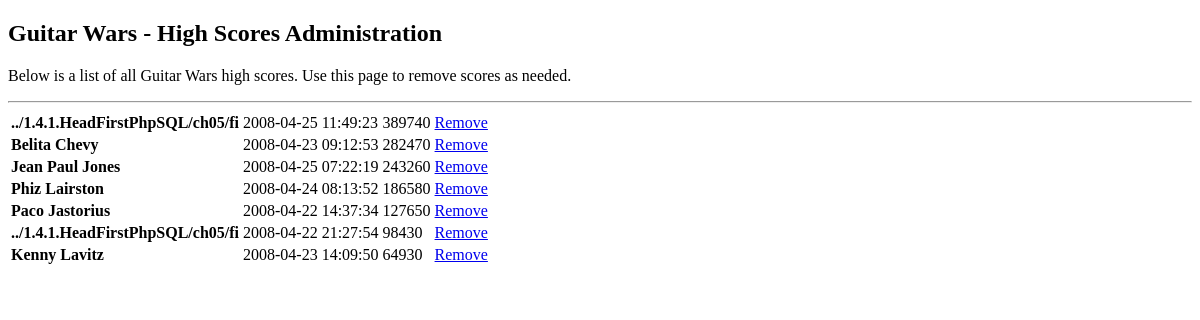
The app's page /guitarwars/admin.php with its own data.
### tables this page shows
CREATE TABLE `guitarwars` (
  `id` INT AUTO_INCREMENT,
  `date` TIMESTAMP DEFAULT CURRENT_TIMESTAMP,
  `name` VARCHAR(32),
  `score` INT,
  `screenshot` VARCHAR(64),
  PRIMARY KEY (`id`),
  KEY `name` (`name`)
);

### guitarwars/admin.php (the view, shortened to what this page needs)
<!DOCTYPE html PUBLIC "-//W3C//DTD XHTML 1.0 Transitional//EN"
  "http://www.w3.org/TR/xhtml1/DTD/xhtml1-transitional.dtd">
<html xmlns="http://www.w3.org/1999/xhtml" xml:lang="en" lang="en">
<head>
  <link rel="stylesheet" type="text/css" href="style.css" />
</head>
<body>
  <h2>Guitar Wars - High Scores Administration</h2>
  <p>Below is a list of all Guitar Wars high scores. Use this page to remove scores as needed.</p>
  <hr />
<?php
  $dbc = mysqli_connect(DB_HOST, DB_USER, DB_PASSWORD, DB_NAME);
  $query = "SELECT * FROM guitarwars ORDER BY score DESC, date ASC";
  $data = mysqli_query($dbc, $query);
  echo '<table>';
  while ($row = mysqli_fetch_array($data)) {
    echo '<tr class="scorerow"><td><strong>' . $row['name'] . '</strong></td>';
    echo '<td>' . $row['date'] . '</td>';
    echo '<td>' . $row['score'] . '</td>';
    echo '<td><a href="removescore.php?id=' . $row['id'] . '&amp;date=' . $row['date'] .
      '&amp;name=' . $row['name'] . '&amp;score=' . $row['score'] .
      '&amp;screenshot=' . $row['screenshot'] . '">Remove</a></td></tr>';
  }
  echo '</table>';
?>
</body>
</html>

### records on screen
guitarwars: name "../1.4.1.HeadFirstPhpSQL/ch05/fi", date "2008-04-25 11:49:23", score "389740"
guitarwars: name "Belita Chevy", date "2008-04-23 09:12:53", score "282470"
guitarwars: name "Jean Paul Jones", date "2008-04-25 07:22:19", score "243260"
guitarwars: name "Phiz Lairston", date "2008-04-24 08:13:52", score "186580"
guitarwars: name "Paco Jastorius", date "2008-04-22 14:37:34", score "127650"
guitarwars: name "../1.4.1.HeadFirstPhpSQL/ch05/fi", date "2008-04-22 21:27:54", score "98430"
guitarwars: name "Kenny Lavitz", date "2008-04-23 14:09:50", score "64930"
